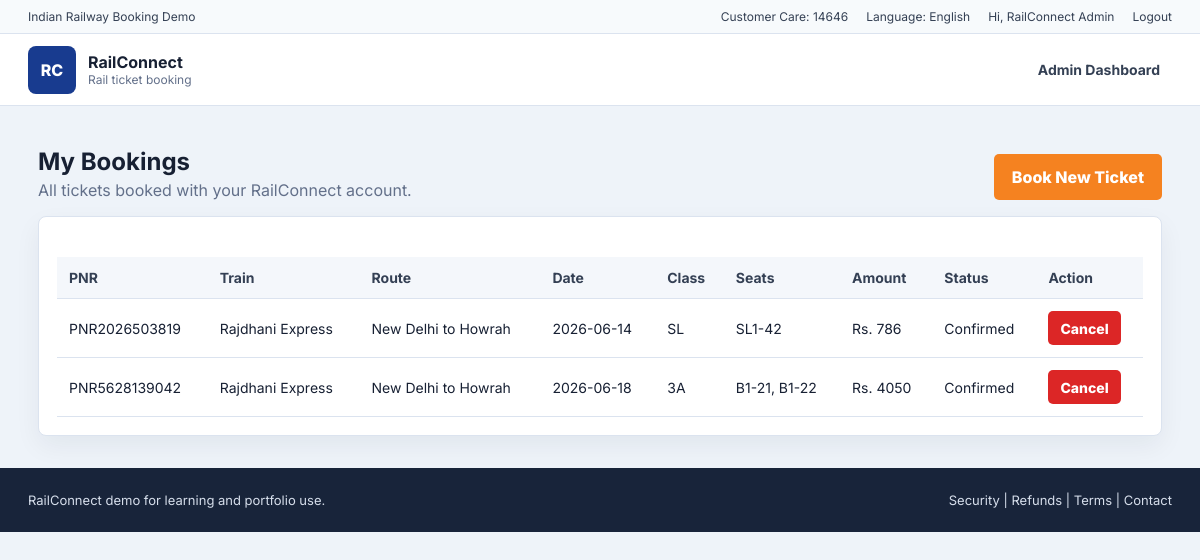
/my-bookings (signed in), run on the app's committed database.
### tables this page shows
CREATE TABLE users (
            id INTEGER PRIMARY KEY AUTOINCREMENT,
            name TEXT NOT NULL,
            email TEXT NOT NULL UNIQUE,
            mobile TEXT NOT NULL UNIQUE,
            password_hash TEXT NOT NULL,
            role TEXT NOT NULL DEFAULT 'user',
            created_at TEXT NOT NULL
        );

CREATE TABLE bookings (
            id INTEGER PRIMARY KEY AUTOINCREMENT,
            user_id INTEGER,
            pnr TEXT NOT NULL UNIQUE,
            train_id TEXT NOT NULL,
            train_name TEXT NOT NULL,
            route TEXT NOT NULL,
            journey_date TEXT NOT NULL,
            class_key TEXT NOT NULL,
            passengers TEXT NOT NULL,
            seats TEXT NOT NULL,
            amount INTEGER NOT NULL,
            status TEXT NOT NULL,
            created_at TEXT NOT NULL,
            FOREIGN KEY(user_id) REFERENCES users(id)
        );

### tempCodeRunnerFile.py (the view)
@app.get("/my-bookings")
def my_bookings():
    user = current_user()
    if not user:
        flash("My Bookings ke liye pehle login karein.", "error")
        return redirect(url_for("login"))
    connection = db()
    rows = connection.execute(
        "SELECT * FROM bookings WHERE user_id = ? ORDER BY id DESC",
        (user["id"],),
    ).fetchall()
    connection.close()
    return render_template("my_bookings.html", bookings=[row_to_booking(row) for row in rows], user=user)

### tempCodeRunnerFile.py (called while the page is built)
def db():
    connection = sqlite3.connect(DB_PATH)
    connection.row_factory = sqlite3.Row
    return connection

def current_user():
    user_id = session.get("user_id")
    if not user_id:
        return None
    connection = db()
    user = connection.execute("SELECT * FROM users WHERE id = ?", (user_id,)).fetchone()
    connection.close()
    return dict(user) if user else None

def row_to_booking(row):
    return {
        "pnr": row["pnr"],
        "train": row["train_name"],
        "route": row["route"],
        "date": row["journey_date"],
        "class": row["class_key"],
        "passengers": json.loads(row["passengers"]),
        "amount": row["amount"],
        "status": row["status"],
        "seats": json.loads(row["seats"]),
    }

### templates/my_bookings.html (shortened to what this page needs)
{% extends "base.html" %}
{% block content %}
<section class="booking-page">
  <div class="section-heading">
    <div>
      <h2>My Bookings</h2>
      <p>All tickets booked with your RailConnect account.</p>
    </div>
    <a class="primary-button" href="{{ url_for('index') }}#search">Book New Ticket</a>
  </div>
  <section class="admin-card">
    <table>
      <thead><tr><th>PNR</th><th>Train</th><th>Route</th><th>Date</th><th>Class</th><th>Seats</th><th>Amount</th><th>Status</th><th>Action</th></tr></thead>
      <tbody>
        {% for booking in bookings %}
          <tr>
            <td>{{ booking.pnr }}</td>
            <td>{{ booking.train }}</td>
            <td>{{ booking.route }}</td>
            <td>{{ booking.date }}</td>
            <td>{{ booking.class }}</td>
            <td>{{ booking.seats|join(', ') }}</td>
            <td>Rs. {{ booking.amount }}</td>
            <td>{{ booking.status|title }}</td>
            <td>
              {% if booking.status != "cancelled" %}
                <form method="post" action="{{ url_for('cancel_booking', pnr=booking.pnr) }}">
                  <button class="danger-button" type="submit">Cancel</button>
                </form>
              {% else %}
                -
              {% endif %}
            </td>
          </tr>
        {% else %}
          <tr><td colspan="9">No bookings yet.</td></tr>
        {% endfor %}
      </tbody>
    </table>
  </section>
</section>
{% endblock %}

### templates/base.html (shortened to what this page needs)
<!doctype html>
<html lang="en">
<head>
  <link rel="stylesheet" href="{{ url_for('static', filename='styles.css') }}">
</head>
<body>
  <header class="top-strip">
    <div>Indian Railway Booking Demo</div>
    <div class="top-links">
      <span>Customer Care: 14646</span>
      <span>Language: English</span>
      {% if user %}
        <span>Hi, {{ user.name }}</span>
        <a href="{{ url_for('logout') }}">Logout</a>
      {% else %}
        <a class="link-button" href="{{ url_for('login') }}">Login</a>
        <a class="link-button" href="{{ url_for('register') }}">Register</a>
      {% endif %}
    </div>
  </header>
  <nav class="main-nav">
    <a class="brand" href="{{ url_for('index') }}">
      <span class="brand-mark">RC</span>
      <span>
        <strong>RailConnect</strong>
        <small>Rail ticket booking</small>
      </span>
    </a>
    <div class="nav-actions">
      {% if not user %}
        <a href="{{ url_for('register') }}">Register</a>
        <a href="{{ url_for('login') }}">Login</a>
      {% else %}
        {% if user.role == 'admin' %}
          <a href="{{ url_for('admin') }}">Admin Dashboard</a>
        {% else %}
          <a href="{{ url_for('index') }}#search">Book Ticket</a>
          <a href="{{ url_for('index') }}#pnr">PNR Status</a>
          <a href="{{ url_for('my_bookings') }}">My Bookings</a>
          <a href="{{ url_for('admin') }}">Admin</a>
        {% endif %}
      {% endif %}
    </div>
  </nav>
  <main>
    {% block content %}{% endblock %}
  </main>
  <footer class="site-footer">
    <div>RailConnect demo for learning and portfolio use.</div>
    <div>Security | Refunds | Terms | Contact</div>
  </footer>
</body>
</html>

### static/styles.css (style rules this page uses)
:root { --blue: #183b8f; --blue-2: #0f2d75; --orange: #f58220; --ink: #172033; --muted: #63708a; --line: #dbe3ef; --soft: #f4f7fb; --card: #ffffff; --green: #098a46; --red: #b91c1c; }
* { box-sizing: border-box; }
body { margin: 0; font-family: Inter, Arial, sans-serif; background: #eef3f9; color: var(--ink); }
a { color: inherit; text-decoration: none; }
button, input, select { font: inherit; }
.top-strip { min-height: 34px; padding: 7px 28px; display: flex; justify-content: space-between; gap: 18px; align-items: center; background: #f7fafc; color: #344054; font-size: 12px; border-bottom: 1px solid var(--line); }
.top-links { display: flex; gap: 18px; align-items: center; flex-wrap: wrap; }
.main-nav { height: 72px; padding: 0 28px; display: flex; align-items: center; justify-content: space-between; background: #ffffff; border-bottom: 1px solid var(--line); position: sticky; top: 0; z-index: 10; }
.brand { display: flex; align-items: center; gap: 12px; }
.brand-mark { width: 48px; height: 48px; display: grid; place-items: center; border-radius: 8px; background: var(--blue); color: #fff; font-weight: 800; }
.brand strong, .brand small { display: block; }
.brand small { color: var(--muted); font-size: 12px; }
.nav-actions { display: flex; gap: 8px; align-items: center; }
.nav-actions a { padding: 10px 12px; border-radius: 6px; color: #344054; font-weight: 700; font-size: 14px; }
.swap-button, .search-button, .primary-button, .inline-form button { min-height: 46px; border: 0; border-radius: 5px; background: var(--orange); color: #fff; font-weight: 800; cursor: pointer; }
.section-heading { margin-bottom: 16px; display: flex; justify-content: space-between; gap: 14px; align-items: end; }
.section-heading h2 { margin: 0 0 4px; font-size: 24px; }
.section-heading p { margin: 0; color: var(--muted); }
.train-card, .utility-card, .admin-card, .ticket { background: #fff; border: 1px solid var(--line); border-radius: 8px; box-shadow: 0 10px 26px rgba(22, 34, 52, 0.06); }
.primary-button { display: inline-grid; place-items: center; padding: 0 18px; margin-top: 16px; background: var(--orange); }
.danger-button { min-height: 34px; padding: 0 12px; border: 0; border-radius: 5px; background: #dc2626; color: #fff; font-weight: 800; cursor: pointer; }
.booking-page { max-width: 1180px; margin: 32px auto; padding: 0 28px; }
.passenger-table, .admin-card table { width: 100%; margin-top: 22px; border-collapse: collapse; }
th, td { padding: 12px; border-bottom: 1px solid var(--line); text-align: left; font-size: 14px; }
th { background: var(--soft); color: #344054; }
.admin-card { padding: 18px; margin-bottom: 18px; overflow: auto; }
.site-footer { padding: 24px 28px; display: flex; justify-content: space-between; gap: 18px; background: #18243a; color: #d6deeb; font-size: 13px; }

### data on the page
users: name "RailConnect Admin"
bookings: pnr "PNR2026503819", train "Rajdhani Express", route "New Delhi to Howrah", date "2026-06-14", class "SL", seats "SL1-42", amount "786", status "Confirmed"
bookings: pnr "PNR5628139042", train "Rajdhani Express", route "New Delhi to Howrah", date "2026-06-18", class "3A", seats "B1-21, B1-22", amount "4050", status "Confirmed"
